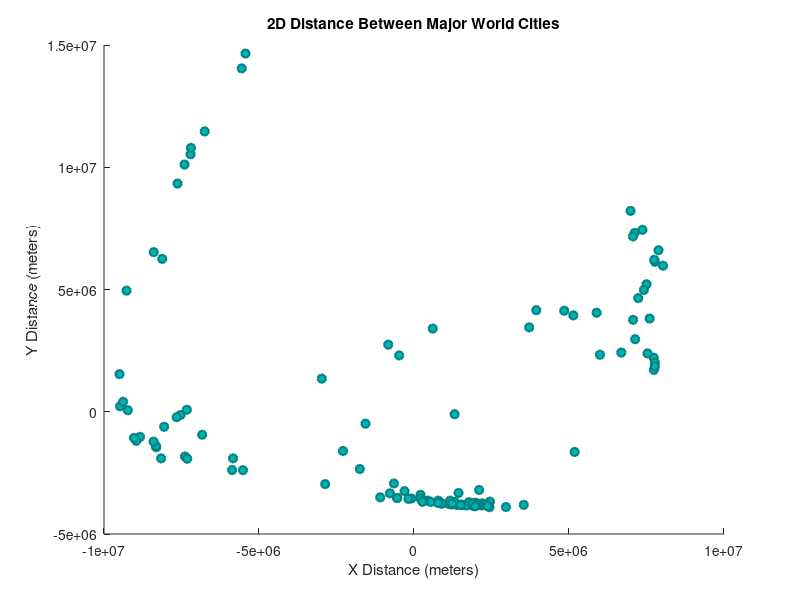

Here is the MATLAB script that generated this plot: (Note: this script raises an error after producing the figure.)
clear all
clc
close all
A1=csvread('world_city_distance.csv');
ONE=ones(1,length(A1));
Z=diag(ONE)-(1/length(A1));
B=(-1/2)*Z*(A1.^2)*Z;
[v,d]=eig(B);
eigenvalues=diag(d)
%Sorted the eigenvalues from the line of code above from largest to
%smallest
[descendingorder, index]=sort(eigenvalues,'descend')
% I arranged the eigenvectors from largest to smallest, starting with the
% eigenvector that corresponds to the largest eigenvalue and etc.
[descendingordervectors]=v(:,index)
X=descendingordervectors(:,1:64)*(diag(descendingorder(1:64,1))).^(1/2)
figure(1)
scatter(X(:,1),X(:,2),'MarkerEdgeColor',[0 .5 .5],'MarkerFaceColor',[0 .7 .7],'LineWidth',1.5)
title('2D Distance Between Major World Cities')
xlabel('X Distance (meters)')
ylabel('Y Distance (meters)')
ax = gca;
ax.FontSize = 15;
figure(2)
scatter3(X(:,1),X(:,2),X(:,3),'MarkerEdgeColor',[0.5 0 0],'MarkerFaceColor',[0.7 .4 0],'LineWidth',1.5)
title('3D Distance Between Major World Cities')
xlabel('X Distance (meters)')
ylabel('Y Distance (meters)')
zlabel('Z distance (meters)')


ax = gca;
ax.FontSize = 15;